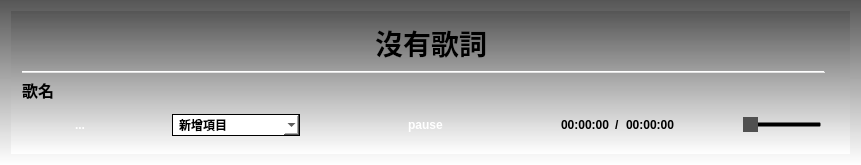
<?xml version="1.0" encoding="UTF-8"?>
<ui version="4.0">
 <class>Widget</class>
 <widget class="QWidget" name="Widget">
  <property name="geometry">
   <rect>
    <x>0</x>
    <y>0</y>
    <width>861</width>
    <height>165</height>
   </rect>
  </property>
  <property name="maximumSize">
   <size>
    <width>863</width>
    <height>16777215</height>
   </size>
  </property>
  <property name="windowTitle">
   <string>Widget</string>
  </property>
  <property name="styleSheet">
   <string notr="true">

QWidget
{
	background-color: qlineargradient(spread:pad, x1:0, y1:0, x2:0, y2:1, stop:0 rgba(85, 85, 85, 241), stop:1 rgba(255, 255, 255, 255));
	color: #ffffff;
	font-weight: bold;
	border-color: #051a39;
	selection-background-color: #3b7e48;

}</string>
  </property>
  <layout class="QHBoxLayout" name="horizontalLayout_2">
   <item>
    <widget class="QWidget" name="widget_7" native="true">
     <property name="styleSheet">
      <string notr="true"/>
     </property>
     <layout class="QVBoxLayout" name="verticalLayout">
      <item>
       <widget class="QWidget" name="widget_9" native="true">
        <property name="styleSheet">
         <string notr="true">background-color: transparent;</string>
        </property>
        <layout class="QHBoxLayout" name="horizontalLayout_7">
         <property name="leftMargin">
          <number>0</number>
         </property>
         <property name="topMargin">
          <number>0</number>
         </property>
         <property name="rightMargin">
          <number>0</number>
         </property>
         <property name="bottomMargin">
          <number>0</number>
         </property>
         <item>
          <spacer name="horizontalSpacer_3">
           <property name="orientation">
            <enum>Qt::Horizontal</enum>
           </property>
           <property name="sizeHint" stdset="0">
            <size>
             <width>288</width>
             <height>20</height>
            </size>
           </property>
          </spacer>
         </item>
         <item>
          <widget class="QLabel" name="lyrics_lab">
           <property name="font">
            <font>
             <pointsize>21</pointsize>
             <weight>75</weight>
             <bold>true</bold>
            </font>
           </property>
           <property name="styleSheet">
            <string notr="true">QLabel
{
	background-color: transparent;
	color: rgb(0, 0, 0);

}</string>
           </property>
           <property name="text">
            <string>沒有歌詞</string>
           </property>
          </widget>
         </item>
         <item>
          <spacer name="horizontalSpacer_4">
           <property name="orientation">
            <enum>Qt::Horizontal</enum>
           </property>
           <property name="sizeHint" stdset="0">
            <size>
             <width>287</width>
             <height>20</height>
            </size>
           </property>
          </spacer>
         </item>
        </layout>
       </widget>
      </item>
      <item>
       <widget class="Line" name="line">
        <property name="maximumSize">
         <size>
          <width>803</width>
          <height>16777215</height>
         </size>
        </property>
        <property name="orientation">
         <enum>Qt::Horizontal</enum>
        </property>
       </widget>
      </item>
      <item>
       <widget class="QLabel" name="song_name_lab">
        <property name="minimumSize">
         <size>
          <width>817</width>
          <height>22</height>
         </size>
        </property>
        <property name="maximumSize">
         <size>
          <width>800</width>
          <height>60</height>
         </size>
        </property>
        <property name="font">
         <font>
          <pointsize>12</pointsize>
          <weight>75</weight>
          <bold>true</bold>
         </font>
        </property>
        <property name="styleSheet">
         <string notr="true">QLabel
{
	background-color: transparent;
	color: rgb(0, 0, 0);

}</string>
        </property>
        <property name="text">
         <string>歌名</string>
        </property>
       </widget>
      </item>
      <item>
       <widget class="QWidget" name="widget_5" native="true">
        <property name="minimumSize">
         <size>
          <width>800</width>
          <height>35</height>
         </size>
        </property>
        <property name="maximumSize">
         <size>
          <width>800</width>
          <height>150</height>
         </size>
        </property>
        <property name="styleSheet">
         <string notr="true">background-color: transparent;</string>
        </property>
        <layout class="QHBoxLayout" name="horizontalLayout_4">
         <property name="leftMargin">
          <number>0</number>
         </property>
         <property name="topMargin">
          <number>0</number>
         </property>
         <property name="rightMargin">
          <number>0</number>
         </property>
         <property name="bottomMargin">
          <number>0</number>
         </property>
         <item>
          <widget class="QToolButton" name="add_file_btn">
           <property name="maximumSize">
            <size>
             <width>40</width>
             <height>40</height>
            </size>
           </property>
           <property name="styleSheet">
            <string notr="true">QCalendarWidget QToolButton
{
  	background-color: transparent;
  	color: white;

}


QCalendarWidget QToolButton::hover
{
	background-color: #006666;
	border: 1px solid #006666;
	color: #fff;

}</string>
           </property>
           <property name="text">
            <string/>
           </property>
           <property name="icon">
            <iconset resource="img.qrc">
             <normaloff>:/images/add-folder.png</normaloff>:/images/add-folder.png</iconset>
           </property>
           <property name="iconSize">
            <size>
             <width>50</width>
             <height>50</height>
            </size>
           </property>
           <property name="autoRaise">
            <bool>true</bool>
           </property>
           <property name="arrowType">
            <enum>Qt::NoArrow</enum>
           </property>
          </widget>
         </item>
         <item>
          <widget class="QToolButton" name="delete_file_btn">
           <property name="maximumSize">
            <size>
             <width>40</width>
             <height>40</height>
            </size>
           </property>
           <property name="styleSheet">
            <string notr="true">QCalendarWidget QToolButton
{
  	background-color: transparent;
  	color: white;

}


QCalendarWidget QToolButton::hover
{
	background-color: #006666;
	border: 1px solid #006666;
	color: #fff;

}</string>
           </property>
           <property name="text">
            <string>...</string>
           </property>
           <property name="icon">
            <iconset resource="img.qrc">
             <normaloff>:/images/delete-folder.png</normaloff>:/images/delete-folder.png</iconset>
           </property>
           <property name="iconSize">
            <size>
             <width>60</width>
             <height>60</height>
            </size>
           </property>
           <property name="checkable">
            <bool>true</bool>
           </property>
           <property name="popupMode">
            <enum>QToolButton::DelayedPopup</enum>
           </property>
           <property name="autoRaise">
            <bool>true</bool>
           </property>
          </widget>
         </item>
         <item>
          <spacer name="horizontalSpacer_2">
           <property name="orientation">
            <enum>Qt::Horizontal</enum>
           </property>
           <property name="sizeHint" stdset="0">
            <size>
             <width>74</width>
             <height>20</height>
            </size>
           </property>
          </spacer>
         </item>
         <item>
          <widget class="QComboBox" name="song_file_combobox">
           <property name="minimumSize">
            <size>
             <width>128</width>
             <height>22</height>
            </size>
           </property>
           <property name="styleSheet">
            <string notr="true">QComboBox
{
    background-color:rgb(255, 255, 255);
    border: 1px solid;
    padding-left: 6px;
    color: #000;
    height: 20px;

}


QComboBox::disabled
{
	background-color: #404040;
	color: #656565;
	border-color: #051a39;

}


QComboBox:hover
{
    background-color: #f6f6f6;

}


QComboBox:on
{
    background-color: #f8f6f0;

}


QComboBox QAbstractItemView
{
    background-color: #383838;
    color: #ffffff;
    border: 1px solid black;
    selection-background-color: #488f44;
    selection-color: #ffffff;
    outline: 0;

}


QComboBox::drop-down
{
    subcontrol-origin: padding;
    subcontrol-position: top right;
    width: 15px;

}


QComboBox::down-arrow
{
	background-color: #383838;	
    image: url(://arrow-down.png) 16px 16px;
    width: 18px;
    height: 18px;
	border-left: 1px solid black;

}</string>
           </property>
           <property name="frame">
            <bool>true</bool>
           </property>
           <item>
            <property name="text">
             <string>新增項目</string>
            </property>
           </item>
          </widget>
         </item>
         <item>
          <spacer name="horizontalSpacer">
           <property name="orientation">
            <enum>Qt::Horizontal</enum>
           </property>
           <property name="sizeHint" stdset="0">
            <size>
             <width>33</width>
             <height>20</height>
            </size>
           </property>
          </spacer>
         </item>
         <item>
          <widget class="QToolButton" name="previous_btn">
           <property name="maximumSize">
            <size>
             <width>50</width>
             <height>50</height>
            </size>
           </property>
           <property name="styleSheet">
            <string notr="true">QToolButton:hover{background-color:transparent;}
QCalendarWidget QToolButton
{
  	background-color: transparent;
  	color: white;

}


QCalendarWidget QToolButton::hover
{
	background-color: #006666;
	border: 1px solid #006666;
	color: #fff;

}</string>
           </property>
           <property name="text">
            <string/>
           </property>
           <property name="icon">
            <iconset resource="img.qrc">
             <normaloff>:/images/previous.png</normaloff>:/images/previous.png</iconset>
           </property>
           <property name="iconSize">
            <size>
             <width>100</width>
             <height>100</height>
            </size>
           </property>
           <property name="autoRaise">
            <bool>true</bool>
           </property>
          </widget>
         </item>
         <item>
          <widget class="QToolButton" name="play_pause_btn">
           <property name="maximumSize">
            <size>
             <width>50</width>
             <height>50</height>
            </size>
           </property>
           <property name="styleSheet">
            <string notr="true">QToolButton:hover{background-color:transparent;}
QCalendarWidget QToolButton
{
  	background-color: transparent;
  	color: white;

}


QCalendarWidget QToolButton::hover
{
	background-color: #006666;
	border: 1px solid #006666;
	color: #fff;

}</string>
           </property>
           <property name="text">
            <string>pause</string>
           </property>
           <property name="icon">
            <iconset resource="img.qrc">
             <normaloff>:/images/pause.png</normaloff>:/images/pause.png</iconset>
           </property>
           <property name="iconSize">
            <size>
             <width>100</width>
             <height>100</height>
            </size>
           </property>
           <property name="autoRaise">
            <bool>true</bool>
           </property>
          </widget>
         </item>
         <item>
          <widget class="QToolButton" name="next_btn">
           <property name="maximumSize">
            <size>
             <width>50</width>
             <height>50</height>
            </size>
           </property>
           <property name="styleSheet">
            <string notr="true">QToolButton:hover{background-color:transparent;}
QCalendarWidget QToolButton
{
  	background-color: transparent;
  	color: white;

}


QCalendarWidget QToolButton::hover
{
	background-color: #006666;
	border: 1px solid #006666;
	color: #fff;

}</string>
           </property>
           <property name="text">
            <string/>
           </property>
           <property name="icon">
            <iconset resource="img.qrc">
             <normaloff>:/images/next.png</normaloff>:/images/next.png</iconset>
           </property>
           <property name="iconSize">
            <size>
             <width>100</width>
             <height>100</height>
            </size>
           </property>
           <property name="autoRaise">
            <bool>true</bool>
           </property>
          </widget>
         </item>
         <item>
          <spacer name="horizontalSpacer_5">
           <property name="orientation">
            <enum>Qt::Horizontal</enum>
           </property>
           <property name="sizeHint" stdset="0">
            <size>
             <width>49</width>
             <height>20</height>
            </size>
           </property>
          </spacer>
         </item>
         <item>
          <widget class="QLabel" name="current_time_lab">
           <property name="styleSheet">
            <string notr="true">QLabel
{
	background-color: transparent;
	color: rgb(0, 0, 0);

}</string>
           </property>
           <property name="text">
            <string>00:00:00</string>
           </property>
          </widget>
         </item>
         <item>
          <widget class="QLabel" name="label_2">
           <property name="styleSheet">
            <string notr="true">QLabel
{
	background-color: transparent;
	color: rgb(0, 0, 0);

}</string>
           </property>
           <property name="text">
            <string>/</string>
           </property>
          </widget>
         </item>
         <item>
          <widget class="QLabel" name="total_time_lab">
           <property name="styleSheet">
            <string notr="true">QLabel
{
	background-color: transparent;
	color: rgb(0, 0, 0);

}</string>
           </property>
           <property name="text">
            <string>00:00:00</string>
           </property>
          </widget>
         </item>
         <item>
          <widget class="QToolButton" name="voice_btn">
           <property name="minimumSize">
            <size>
             <width>57</width>
             <height>36</height>
            </size>
           </property>
           <property name="styleSheet">
            <string notr="true">QCalendarWidget QToolButton
{
  	background-color: transparent;
  	color: white;

}


QCalendarWidget QToolButton::hover
{
	background-color: #006666;
	border: 1px solid #006666;
	color: #fff;

}</string>
           </property>
           <property name="text">
            <string/>
           </property>
           <property name="icon">
            <iconset resource="img.qrc">
             <normaloff>:/images/small_sound.png</normaloff>:/images/small_sound.png</iconset>
           </property>
           <property name="iconSize">
            <size>
             <width>40</width>
             <height>40</height>
            </size>
           </property>
           <property name="autoRaise">
            <bool>true</bool>
           </property>
          </widget>
         </item>
         <item>
          <widget class="QSlider" name="voice_slider">
           <property name="minimumSize">
            <size>
             <width>39</width>
             <height>9</height>
            </size>
           </property>
           <property name="maximumSize">
            <size>
             <width>79</width>
             <height>16777215</height>
            </size>
           </property>
           <property name="styleSheet">
            <string notr="true"> QSlider::handle:horizontal{ 

		width:  5px; 
		height: 50px; 
		margin-top: -20px; 
		margin-left: 0px; 
		margin-bottom: -20px; 
		margin-right: 0px; 
 		
	background-color: rgb(80, 80, 80);
} 
</string>
           </property>
           <property name="maximum">
            <number>100</number>
           </property>
           <property name="orientation">
            <enum>Qt::Horizontal</enum>
           </property>
          </widget>
         </item>
        </layout>
       </widget>
      </item>
     </layout>
    </widget>
   </item>
  </layout>
 </widget>
 <layoutdefault spacing="6" margin="11"/>
 <resources>
  <include location="img.qrc"/>
 </resources>
 <connections/>
</ui>
